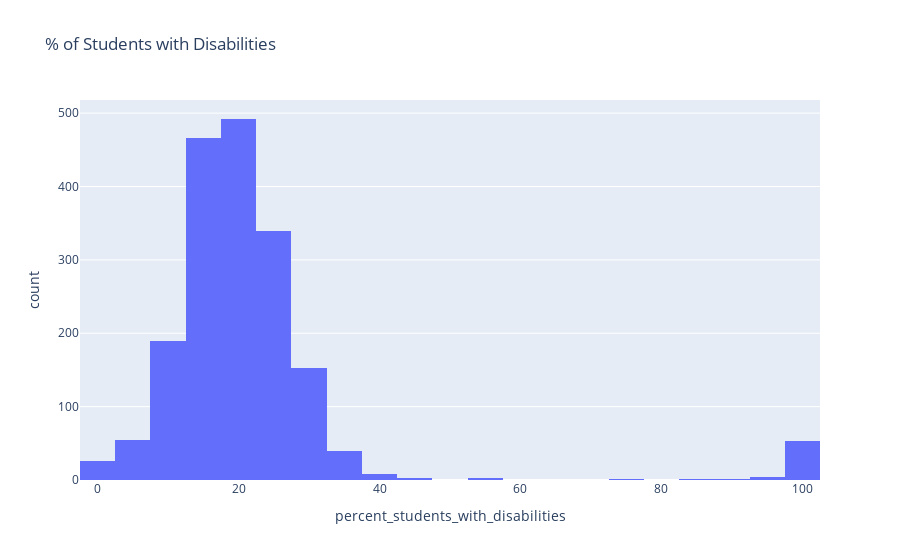

Here is the notebook cell this chart was saved with:
### Markdown cell above
### Task 2b: Students with Disabilities
**1.** Create a histogram to view the distribution of the percentage of students with disabilities across the schools. You'll need to answer the questions that follow.

### Code cell
# Plot the distribution of the % of students with disabilities in schools
px.histogram(schools_df, x="percent_students_with_disabilities", nbins=30, title="% of Students with Disabilities")

### Figure 1 — Plotly figure (JSON) as saved in the notebook; plotly's stock layout.template omitted (floating-point values rounded to 4 significant figures; data arrays with more than 128 entries replaced by an {"elided": "..."} marker saying what was removed)
{"data": [{"alignmentgroup": "True", "bingroup": "x", "hovertemplate": "percent_students_with_disabilities=%{x}<br>count=%{y}<extra></extra>", "legendgroup": "", "marker": {"color": "#636efa", "pattern": {"shape": ""}}, "name": "", "nbinsx": 30, "offsetgroup": "", "orientation": "v", "showlegend": false, "type": "histogram", "x": {"elided": "1834 float values"}, "xaxis": "x", "yaxis": "y"}], "layout": {"autosize": true, "barmode": "relative", "legend": {"tracegroupgap": 0}, "title": {"text": "% of Students with Disabilities"}, "xaxis": {"anchor": "y", "autorange": true, "domain": [0, 1], "range": [-2.5, 102.5], "title": {"text": "percent_students_with_disabilities"}, "type": "linear"}, "yaxis": {"anchor": "x", "autorange": true, "domain": [0, 1], "range": [0, 517.9], "title": {"text": "count"}}}}
